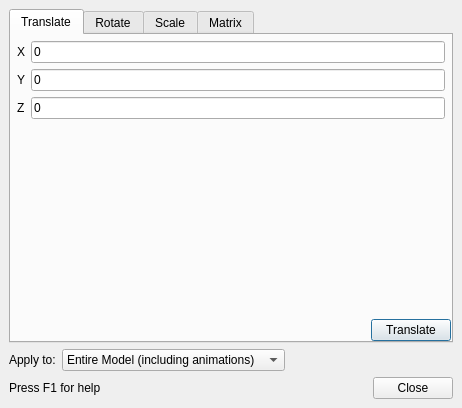
<?xml version="1.0" encoding="UTF-8"?>
<ui version="4.0">
 <class>TransformWindowBase</class>
 <widget class="QDialog" name="TransformWindowBase">
  <property name="geometry">
   <rect>
    <x>0</x>
    <y>0</y>
    <width>462</width>
    <height>408</height>
   </rect>
  </property>
  <property name="windowTitle">
   <string>Transform Model</string>
  </property>
  <layout class="QVBoxLayout">
   <property name="spacing">
    <number>6</number>
   </property>
   <property name="leftMargin">
    <number>9</number>
   </property>
   <property name="topMargin">
    <number>9</number>
   </property>
   <property name="rightMargin">
    <number>9</number>
   </property>
   <property name="bottomMargin">
    <number>9</number>
   </property>
   <item>
    <widget class="QTabWidget" name="tabWidget3">
     <property name="currentIndex">
      <number>0</number>
     </property>
     <widget class="QWidget" name="tab">
      <attribute name="title">
       <string>Translate</string>
      </attribute>
      <layout class="QVBoxLayout">
       <property name="spacing">
        <number>6</number>
       </property>
       <property name="leftMargin">
        <number>0</number>
       </property>
       <property name="topMargin">
        <number>0</number>
       </property>
       <property name="rightMargin">
        <number>0</number>
       </property>
       <property name="bottomMargin">
        <number>0</number>
       </property>
       <item>
        <layout class="QGridLayout">
         <property name="leftMargin">
          <number>6</number>
         </property>
         <property name="topMargin">
          <number>6</number>
         </property>
         <property name="rightMargin">
          <number>6</number>
         </property>
         <property name="bottomMargin">
          <number>6</number>
         </property>
         <property name="spacing">
          <number>6</number>
         </property>
         <item row="1" column="1">
          <widget class="QLineEdit" name="m_transY">
           <property name="text">
            <string notr="true">0</string>
           </property>
          </widget>
         </item>
         <item row="2" column="1">
          <widget class="QLineEdit" name="m_transZ">
           <property name="text">
            <string notr="true">0</string>
           </property>
          </widget>
         </item>
         <item row="0" column="1">
          <widget class="QLineEdit" name="m_transX">
           <property name="text">
            <string notr="true">0</string>
           </property>
          </widget>
         </item>
         <item row="0" column="0">
          <widget class="QLabel" name="textLabel3">
           <property name="text">
            <string>X</string>
           </property>
           <property name="wordWrap">
            <bool>false</bool>
           </property>
          </widget>
         </item>
         <item row="1" column="0">
          <widget class="QLabel" name="textLabel3_2">
           <property name="text">
            <string>Y</string>
           </property>
           <property name="wordWrap">
            <bool>false</bool>
           </property>
          </widget>
         </item>
         <item row="2" column="0">
          <widget class="QLabel" name="textLabel3_2_2">
           <property name="text">
            <string>Z</string>
           </property>
           <property name="wordWrap">
            <bool>false</bool>
           </property>
          </widget>
         </item>
        </layout>
       </item>
       <item>
        <spacer>
         <property name="orientation">
          <enum>Qt::Vertical</enum>
         </property>
         <property name="sizeType">
          <enum>QSizePolicy::Expanding</enum>
         </property>
         <property name="sizeHint" stdset="0">
          <size>
           <width>20</width>
           <height>51</height>
          </size>
         </property>
        </spacer>
       </item>
       <item>
        <layout class="QHBoxLayout">
         <property name="spacing">
          <number>6</number>
         </property>
         <property name="leftMargin">
          <number>0</number>
         </property>
         <property name="topMargin">
          <number>0</number>
         </property>
         <property name="rightMargin">
          <number>0</number>
         </property>
         <property name="bottomMargin">
          <number>0</number>
         </property>
         <item>
          <spacer>
           <property name="orientation">
            <enum>Qt::Horizontal</enum>
           </property>
           <property name="sizeType">
            <enum>QSizePolicy::Expanding</enum>
           </property>
           <property name="sizeHint" stdset="0">
            <size>
             <width>61</width>
             <height>20</height>
            </size>
           </property>
          </spacer>
         </item>
         <item>
          <widget class="QPushButton" name="m_translateButton">
           <property name="text">
            <string>Translate</string>
           </property>
          </widget>
         </item>
        </layout>
       </item>
      </layout>
     </widget>
     <widget class="QWidget" name="tab2">
      <attribute name="title">
       <string>Rotate</string>
      </attribute>
      <layout class="QHBoxLayout">
       <property name="spacing">
        <number>6</number>
       </property>
       <property name="leftMargin">
        <number>9</number>
       </property>
       <property name="topMargin">
        <number>9</number>
       </property>
       <property name="rightMargin">
        <number>9</number>
       </property>
       <property name="bottomMargin">
        <number>9</number>
       </property>
       <item>
        <widget class="QGroupBox" name="groupBox1">
         <property name="title">
          <string>Euler Angles</string>
         </property>
         <layout class="QVBoxLayout">
          <property name="spacing">
           <number>6</number>
          </property>
          <property name="leftMargin">
           <number>6</number>
          </property>
          <property name="topMargin">
           <number>6</number>
          </property>
          <property name="rightMargin">
           <number>6</number>
          </property>
          <property name="bottomMargin">
           <number>6</number>
          </property>
          <item>
           <layout class="QGridLayout">
            <property name="leftMargin">
             <number>0</number>
            </property>
            <property name="topMargin">
             <number>0</number>
            </property>
            <property name="rightMargin">
             <number>0</number>
            </property>
            <property name="bottomMargin">
             <number>0</number>
            </property>
            <property name="spacing">
             <number>6</number>
            </property>
            <item row="1" column="1">
             <widget class="QLineEdit" name="m_rotY">
              <property name="text">
               <string notr="true">0</string>
              </property>
             </widget>
            </item>
            <item row="2" column="1">
             <widget class="QLineEdit" name="m_rotZ">
              <property name="text">
               <string notr="true">0</string>
              </property>
             </widget>
            </item>
            <item row="0" column="1">
             <widget class="QLineEdit" name="m_rotX">
              <property name="text">
               <string notr="true">0</string>
              </property>
             </widget>
            </item>
            <item row="0" column="0">
             <widget class="QLabel" name="textLabel3_3">
              <property name="text">
               <string>X</string>
              </property>
              <property name="wordWrap">
               <bool>false</bool>
              </property>
             </widget>
            </item>
            <item row="1" column="0">
             <widget class="QLabel" name="textLabel3_2_3">
              <property name="text">
               <string>Y</string>
              </property>
              <property name="wordWrap">
               <bool>false</bool>
              </property>
             </widget>
            </item>
            <item row="2" column="0">
             <widget class="QLabel" name="textLabel3_2_2_2">
              <property name="text">
               <string>Z</string>
              </property>
              <property name="wordWrap">
               <bool>false</bool>
              </property>
             </widget>
            </item>
           </layout>
          </item>
          <item>
           <spacer>
            <property name="orientation">
             <enum>Qt::Vertical</enum>
            </property>
            <property name="sizeType">
             <enum>QSizePolicy::Expanding</enum>
            </property>
            <property name="sizeHint" stdset="0">
             <size>
              <width>20</width>
              <height>31</height>
             </size>
            </property>
           </spacer>
          </item>
          <item>
           <widget class="QPushButton" name="m_rotateEulerButton">
            <property name="text">
             <string>Rotate</string>
            </property>
           </widget>
          </item>
         </layout>
        </widget>
       </item>
       <item>
        <widget class="QGroupBox" name="groupBox2">
         <property name="title">
          <string>Quaternion</string>
         </property>
         <layout class="QVBoxLayout">
          <property name="spacing">
           <number>6</number>
          </property>
          <property name="leftMargin">
           <number>6</number>
          </property>
          <property name="topMargin">
           <number>6</number>
          </property>
          <property name="rightMargin">
           <number>6</number>
          </property>
          <property name="bottomMargin">
           <number>6</number>
          </property>
          <item>
           <layout class="QGridLayout">
            <property name="leftMargin">
             <number>0</number>
            </property>
            <property name="topMargin">
             <number>0</number>
            </property>
            <property name="rightMargin">
             <number>0</number>
            </property>
            <property name="bottomMargin">
             <number>0</number>
            </property>
            <property name="spacing">
             <number>6</number>
            </property>
            <item row="3" column="0">
             <widget class="QLabel" name="textLabel3_3_2_2">
              <property name="text">
               <string>Angle</string>
              </property>
              <property name="wordWrap">
               <bool>false</bool>
              </property>
             </widget>
            </item>
            <item row="3" column="1">
             <widget class="QLineEdit" name="m_angle">
              <property name="text">
               <string notr="true">0</string>
              </property>
             </widget>
            </item>
            <item row="2" column="1">
             <widget class="QLineEdit" name="m_axisZ">
              <property name="text">
               <string notr="true">0</string>
              </property>
             </widget>
            </item>
            <item row="0" column="1">
             <widget class="QLineEdit" name="m_axisX">
              <property name="text">
               <string notr="true">0</string>
              </property>
             </widget>
            </item>
            <item row="0" column="0">
             <widget class="QLabel" name="textLabel3_3_2">
              <property name="text">
               <string>Axis</string>
              </property>
              <property name="wordWrap">
               <bool>false</bool>
              </property>
             </widget>
            </item>
            <item row="1" column="1">
             <widget class="QLineEdit" name="m_axisY">
              <property name="text">
               <string notr="true">0</string>
              </property>
             </widget>
            </item>
           </layout>
          </item>
          <item>
           <spacer>
            <property name="orientation">
             <enum>Qt::Vertical</enum>
            </property>
            <property name="sizeType">
             <enum>QSizePolicy::Expanding</enum>
            </property>
            <property name="sizeHint" stdset="0">
             <size>
              <width>20</width>
              <height>21</height>
             </size>
            </property>
           </spacer>
          </item>
          <item>
           <widget class="QPushButton" name="m_rotateQuaternionButton">
            <property name="text">
             <string>Rotate</string>
            </property>
           </widget>
          </item>
         </layout>
        </widget>
       </item>
      </layout>
     </widget>
     <widget class="QWidget" name="TabPage">
      <attribute name="title">
       <string>Scale</string>
      </attribute>
      <layout class="QVBoxLayout">
       <property name="spacing">
        <number>6</number>
       </property>
       <property name="leftMargin">
        <number>0</number>
       </property>
       <property name="topMargin">
        <number>0</number>
       </property>
       <property name="rightMargin">
        <number>0</number>
       </property>
       <property name="bottomMargin">
        <number>0</number>
       </property>
       <item>
        <layout class="QGridLayout">
         <property name="leftMargin">
          <number>6</number>
         </property>
         <property name="topMargin">
          <number>6</number>
         </property>
         <property name="rightMargin">
          <number>6</number>
         </property>
         <property name="bottomMargin">
          <number>6</number>
         </property>
         <property name="spacing">
          <number>6</number>
         </property>
         <item row="1" column="1">
          <widget class="QLineEdit" name="m_scaleY">
           <property name="text">
            <string notr="true">1.0</string>
           </property>
          </widget>
         </item>
         <item row="2" column="1">
          <widget class="QLineEdit" name="m_scaleZ">
           <property name="text">
            <string notr="true">1.0</string>
           </property>
          </widget>
         </item>
         <item row="0" column="1">
          <widget class="QLineEdit" name="m_scaleX">
           <property name="text">
            <string notr="true">1.0</string>
           </property>
          </widget>
         </item>
         <item row="0" column="0">
          <widget class="QLabel" name="textLabel3_4">
           <property name="text">
            <string>X</string>
           </property>
           <property name="wordWrap">
            <bool>false</bool>
           </property>
          </widget>
         </item>
         <item row="1" column="0">
          <widget class="QLabel" name="textLabel3_2_4">
           <property name="text">
            <string>Y</string>
           </property>
           <property name="wordWrap">
            <bool>false</bool>
           </property>
          </widget>
         </item>
         <item row="2" column="0">
          <widget class="QLabel" name="textLabel3_2_2_3">
           <property name="text">
            <string>Z</string>
           </property>
           <property name="wordWrap">
            <bool>false</bool>
           </property>
          </widget>
         </item>
        </layout>
       </item>
       <item>
        <spacer>
         <property name="orientation">
          <enum>Qt::Vertical</enum>
         </property>
         <property name="sizeType">
          <enum>QSizePolicy::Expanding</enum>
         </property>
         <property name="sizeHint" stdset="0">
          <size>
           <width>20</width>
           <height>118</height>
          </size>
         </property>
        </spacer>
       </item>
       <item>
        <layout class="QHBoxLayout">
         <property name="spacing">
          <number>6</number>
         </property>
         <property name="leftMargin">
          <number>0</number>
         </property>
         <property name="topMargin">
          <number>0</number>
         </property>
         <property name="rightMargin">
          <number>0</number>
         </property>
         <property name="bottomMargin">
          <number>0</number>
         </property>
         <item>
          <spacer>
           <property name="orientation">
            <enum>Qt::Horizontal</enum>
           </property>
           <property name="sizeType">
            <enum>QSizePolicy::Expanding</enum>
           </property>
           <property name="sizeHint" stdset="0">
            <size>
             <width>61</width>
             <height>20</height>
            </size>
           </property>
          </spacer>
         </item>
         <item>
          <widget class="QPushButton" name="m_scaleButton">
           <property name="text">
            <string>Scale</string>
           </property>
          </widget>
         </item>
        </layout>
       </item>
      </layout>
     </widget>
     <widget class="QWidget" name="TabPage2">
      <attribute name="title">
       <string>Matrix</string>
      </attribute>
      <layout class="QVBoxLayout">
       <property name="spacing">
        <number>6</number>
       </property>
       <property name="leftMargin">
        <number>9</number>
       </property>
       <property name="topMargin">
        <number>9</number>
       </property>
       <property name="rightMargin">
        <number>9</number>
       </property>
       <property name="bottomMargin">
        <number>9</number>
       </property>
       <item>
        <layout class="QGridLayout">
         <property name="leftMargin">
          <number>6</number>
         </property>
         <property name="topMargin">
          <number>6</number>
         </property>
         <property name="rightMargin">
          <number>6</number>
         </property>
         <property name="bottomMargin">
          <number>6</number>
         </property>
         <property name="spacing">
          <number>6</number>
         </property>
         <item row="1" column="2">
          <widget class="QLineEdit" name="m_12">
           <property name="text">
            <string notr="true">0</string>
           </property>
          </widget>
         </item>
         <item row="2" column="0">
          <widget class="QLineEdit" name="m_20">
           <property name="text">
            <string notr="true">0</string>
           </property>
          </widget>
         </item>
         <item row="1" column="3">
          <widget class="QLineEdit" name="m_13">
           <property name="text">
            <string notr="true">0</string>
           </property>
          </widget>
         </item>
         <item row="3" column="1">
          <widget class="QLineEdit" name="m_31">
           <property name="text">
            <string notr="true">0</string>
           </property>
          </widget>
         </item>
         <item row="2" column="1">
          <widget class="QLineEdit" name="m_21">
           <property name="text">
            <string notr="true">0</string>
           </property>
          </widget>
         </item>
         <item row="3" column="0">
          <widget class="QLineEdit" name="m_30">
           <property name="text">
            <string notr="true">0</string>
           </property>
          </widget>
         </item>
         <item row="1" column="0">
          <widget class="QLineEdit" name="m_10">
           <property name="text">
            <string notr="true">0</string>
           </property>
          </widget>
         </item>
         <item row="0" column="2">
          <widget class="QLineEdit" name="m_02">
           <property name="text">
            <string notr="true">0</string>
           </property>
          </widget>
         </item>
         <item row="0" column="3">
          <widget class="QLineEdit" name="m_03">
           <property name="text">
            <string notr="true">0</string>
           </property>
          </widget>
         </item>
         <item row="2" column="3">
          <widget class="QLineEdit" name="m_23">
           <property name="text">
            <string notr="true">0</string>
           </property>
          </widget>
         </item>
         <item row="3" column="3">
          <widget class="QLineEdit" name="m_33">
           <property name="text">
            <string notr="true">1</string>
           </property>
          </widget>
         </item>
         <item row="0" column="0">
          <widget class="QLineEdit" name="m_00">
           <property name="text">
            <string notr="true">1</string>
           </property>
          </widget>
         </item>
         <item row="2" column="2">
          <widget class="QLineEdit" name="m_22">
           <property name="text">
            <string notr="true">1</string>
           </property>
          </widget>
         </item>
         <item row="3" column="2">
          <widget class="QLineEdit" name="m_32">
           <property name="text">
            <string notr="true">0</string>
           </property>
          </widget>
         </item>
         <item row="1" column="1">
          <widget class="QLineEdit" name="m_11">
           <property name="text">
            <string notr="true">1</string>
           </property>
          </widget>
         </item>
         <item row="0" column="1">
          <widget class="QLineEdit" name="m_01">
           <property name="text">
            <string notr="true">0</string>
           </property>
          </widget>
         </item>
        </layout>
       </item>
       <item>
        <widget class="QLabel" name="textLabel4">
         <property name="text">
          <string>(bottom row is translation)</string>
         </property>
         <property name="wordWrap">
          <bool>false</bool>
         </property>
        </widget>
       </item>
       <item>
        <spacer>
         <property name="orientation">
          <enum>Qt::Vertical</enum>
         </property>
         <property name="sizeType">
          <enum>QSizePolicy::Expanding</enum>
         </property>
         <property name="sizeHint" stdset="0">
          <size>
           <width>20</width>
           <height>30</height>
          </size>
         </property>
        </spacer>
       </item>
       <item>
        <widget class="QPushButton" name="m_matrixButton">
         <property name="text">
          <string>Apply Matrix</string>
         </property>
        </widget>
       </item>
      </layout>
     </widget>
    </widget>
   </item>
   <item>
    <layout class="QHBoxLayout">
     <property name="spacing">
      <number>6</number>
     </property>
     <property name="leftMargin">
      <number>0</number>
     </property>
     <property name="topMargin">
      <number>0</number>
     </property>
     <property name="rightMargin">
      <number>0</number>
     </property>
     <property name="bottomMargin">
      <number>0</number>
     </property>
     <item>
      <widget class="QLabel" name="textLabel1">
       <property name="text">
        <string>Apply to:</string>
       </property>
       <property name="wordWrap">
        <bool>false</bool>
       </property>
      </widget>
     </item>
     <item>
      <widget class="QComboBox" name="m_scope">
       <property name="currentIndex">
        <number>1</number>
       </property>
       <item>
        <property name="text">
         <string>Selected (including animations)</string>
        </property>
       </item>
       <item>
        <property name="text">
         <string>Entire Model (including animations)</string>
        </property>
       </item>
      </widget>
     </item>
     <item>
      <spacer>
       <property name="orientation">
        <enum>Qt::Horizontal</enum>
       </property>
       <property name="sizeType">
        <enum>QSizePolicy::Expanding</enum>
       </property>
       <property name="sizeHint" stdset="0">
        <size>
         <width>101</width>
         <height>20</height>
        </size>
       </property>
      </spacer>
     </item>
    </layout>
   </item>
   <item>
    <layout class="QHBoxLayout">
     <property name="spacing">
      <number>6</number>
     </property>
     <property name="leftMargin">
      <number>0</number>
     </property>
     <property name="topMargin">
      <number>0</number>
     </property>
     <property name="rightMargin">
      <number>0</number>
     </property>
     <property name="bottomMargin">
      <number>0</number>
     </property>
     <item>
      <widget class="QLabel" name="textLabel6">
       <property name="text">
        <string>Press F1 for help</string>
       </property>
       <property name="wordWrap">
        <bool>false</bool>
       </property>
      </widget>
     </item>
     <item>
      <spacer>
       <property name="orientation">
        <enum>Qt::Horizontal</enum>
       </property>
       <property name="sizeType">
        <enum>QSizePolicy::Expanding</enum>
       </property>
       <property name="sizeHint" stdset="0">
        <size>
         <width>339</width>
         <height>20</height>
        </size>
       </property>
      </spacer>
     </item>
     <item>
      <widget class="QPushButton" name="m_closeButton">
       <property name="text">
        <string>Close</string>
       </property>
      </widget>
     </item>
    </layout>
   </item>
  </layout>
 </widget>
 <layoutdefault spacing="6" margin="11"/>
 <tabstops>
  <tabstop>tabWidget3</tabstop>
  <tabstop>m_transX</tabstop>
  <tabstop>m_transY</tabstop>
  <tabstop>m_transZ</tabstop>
  <tabstop>m_translateButton</tabstop>
  <tabstop>m_scope</tabstop>
  <tabstop>m_rotX</tabstop>
  <tabstop>m_rotY</tabstop>
  <tabstop>m_rotZ</tabstop>
  <tabstop>m_rotateEulerButton</tabstop>
  <tabstop>m_axisX</tabstop>
  <tabstop>m_axisY</tabstop>
  <tabstop>m_axisZ</tabstop>
  <tabstop>m_angle</tabstop>
  <tabstop>m_rotateQuaternionButton</tabstop>
  <tabstop>m_scaleX</tabstop>
  <tabstop>m_scaleY</tabstop>
  <tabstop>m_scaleZ</tabstop>
  <tabstop>m_scaleButton</tabstop>
  <tabstop>m_00</tabstop>
  <tabstop>m_01</tabstop>
  <tabstop>m_02</tabstop>
  <tabstop>m_03</tabstop>
  <tabstop>m_10</tabstop>
  <tabstop>m_11</tabstop>
  <tabstop>m_12</tabstop>
  <tabstop>m_13</tabstop>
  <tabstop>m_20</tabstop>
  <tabstop>m_21</tabstop>
  <tabstop>m_22</tabstop>
  <tabstop>m_23</tabstop>
  <tabstop>m_30</tabstop>
  <tabstop>m_31</tabstop>
  <tabstop>m_32</tabstop>
  <tabstop>m_33</tabstop>
  <tabstop>m_matrixButton</tabstop>
  <tabstop>m_closeButton</tabstop>
 </tabstops>
 <resources/>
 <connections>
  <connection>
   <sender>m_closeButton</sender>
   <signal>clicked()</signal>
   <receiver>TransformWindowBase</receiver>
   <slot>accept()</slot>
   <hints>
    <hint type="sourcelabel">
     <x>20</x>
     <y>20</y>
    </hint>
    <hint type="destinationlabel">
     <x>20</x>
     <y>20</y>
    </hint>
   </hints>
  </connection>
  <connection>
   <sender>m_translateButton</sender>
   <signal>clicked()</signal>
   <receiver>TransformWindowBase</receiver>
   <slot>translateEvent()</slot>
   <hints>
    <hint type="sourcelabel">
     <x>20</x>
     <y>20</y>
    </hint>
    <hint type="destinationlabel">
     <x>20</x>
     <y>20</y>
    </hint>
   </hints>
  </connection>
  <connection>
   <sender>m_rotateEulerButton</sender>
   <signal>clicked()</signal>
   <receiver>TransformWindowBase</receiver>
   <slot>rotateEulerEvent()</slot>
   <hints>
    <hint type="sourcelabel">
     <x>20</x>
     <y>20</y>
    </hint>
    <hint type="destinationlabel">
     <x>20</x>
     <y>20</y>
    </hint>
   </hints>
  </connection>
  <connection>
   <sender>m_rotateQuaternionButton</sender>
   <signal>clicked()</signal>
   <receiver>TransformWindowBase</receiver>
   <slot>rotateQuaternionEvent()</slot>
   <hints>
    <hint type="sourcelabel">
     <x>20</x>
     <y>20</y>
    </hint>
    <hint type="destinationlabel">
     <x>20</x>
     <y>20</y>
    </hint>
   </hints>
  </connection>
  <connection>
   <sender>m_scaleButton</sender>
   <signal>clicked()</signal>
   <receiver>TransformWindowBase</receiver>
   <slot>scaleEvent()</slot>
   <hints>
    <hint type="sourcelabel">
     <x>20</x>
     <y>20</y>
    </hint>
    <hint type="destinationlabel">
     <x>20</x>
     <y>20</y>
    </hint>
   </hints>
  </connection>
  <connection>
   <sender>m_matrixButton</sender>
   <signal>clicked()</signal>
   <receiver>TransformWindowBase</receiver>
   <slot>matrixEvent()</slot>
   <hints>
    <hint type="sourcelabel">
     <x>20</x>
     <y>20</y>
    </hint>
    <hint type="destinationlabel">
     <x>20</x>
     <y>20</y>
    </hint>
   </hints>
  </connection>
 </connections>
</ui>
